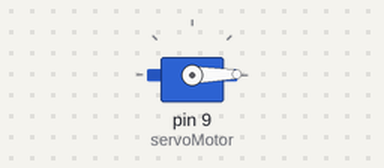
Simulated run of this sketch. Board: Arduino Uno, built with avr-gcc and run on an emulated ATmega328P. Parts: servo.

Above: at 1.05 s.
At 3.2 s:
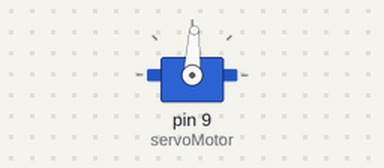
At 5.35 s:
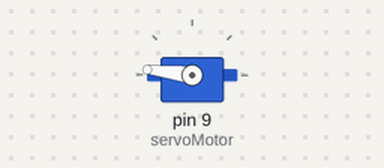
At 9.7 s:
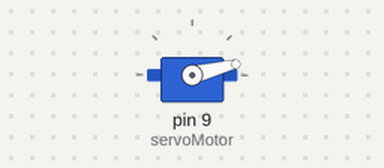
Timing chart, 0 to 12.7 s (numbered marks = the images above):
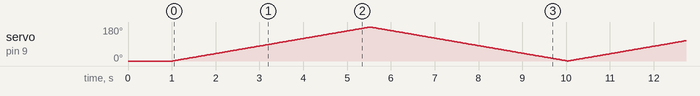

The sketch:

sketch_mar09a.ino
```cpp
#include <Servo.h>

//Declaramos la variable para controlar el servo.
Servo servoMotor;

void ajuste_inicial()
{
  //Desplazamos a la posicion 0º
  servoMotor.write(0);
  //Esperamos 1 segundo
  delay(1000);
}

void setup(){
  //Iniciamos el monitor serie para mostrar el resultado
  Serial.begin(9600);

  //Iniciamos el servo para que empiece a trabajar con el pin 9
  servoMotor.attach(9);
  ajuste_inicial();
}

void tres_angulos(){
  //Desplazamos a la posición 0º
  servoMotor.write(0);
  //Esperamos 3 segundos
  delay(3000);

  //Desplazamos a la posición 90º
  servoMotor.write(90);
  //Esperamos 4 segundo
  delay(4000);

  //Desplazamos a la posición 180º
  servoMotor.write(180);
  //Esperamos 5 segundo
  delay(5000);
}

void vigilancia()
{
  //Para el sentido positivo
  for (int i = 0; i <= 180; i++){
    //Desplazamos al ángulo correspondiente
    servoMotor.write(i);
    //Hacemos una pausa de 25ms
    delay(25);
  }

  //Para el sentido negativo
  for (int i = 179; i > 0; i--){
    //Desplazamos al ángulo correspondiente
    servoMotor.write(i);
    //Hacemos una pausa de 25 ms
    delay(25);
  }
}

void loop(){
 //tres_angulos();
  vigilancia();
}
```
